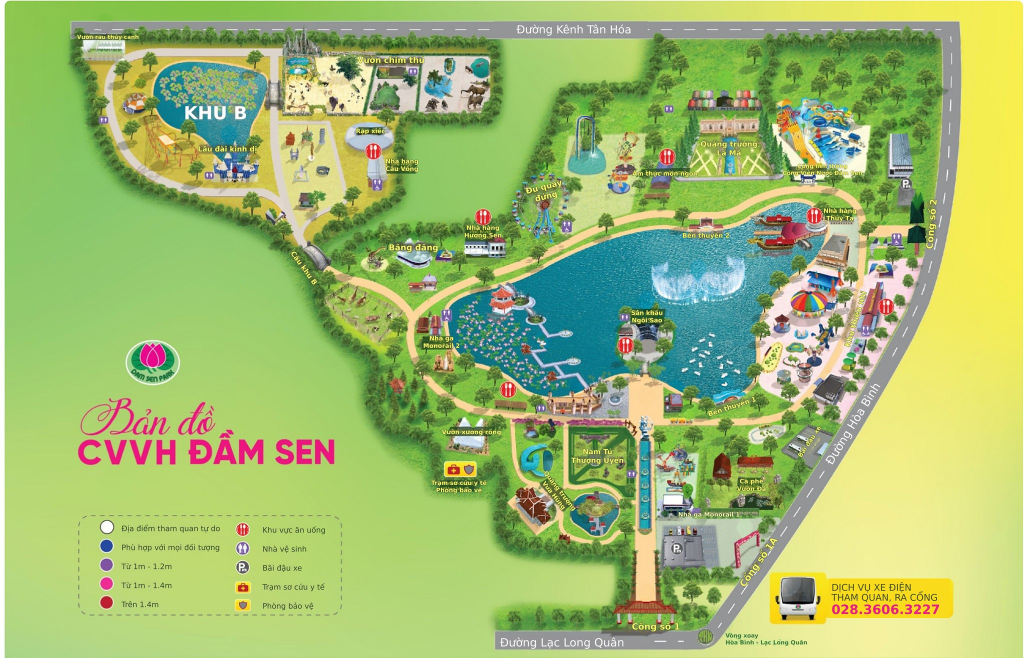
#> input picture data/walkways-new/dam-sen-map.jpg, 2048 x 1315 px (shown at 1/2 size)
$ python fit_silhouette.py --image ../../../../data/walkways-new/dam-sen-map.jpg --out out.png
#> lines starting #> are read from the running program, lines starting #| are printed output that depends on the picture; after the words box and inside, x2 and y2 are one past the last pixel; in counts of white or black regions, pixels touching at a corner belong together
#!/usr/bin/env python3
"""Affine georeference of a map picture by its park outline + lakes (no scipy/cv2).

    python3 apps/visitor-web/scripts/georeference-illustrated-map/fit_silhouette.py \
        --image apps/visitor-web/public/maps/damsen-illustrated-2.jpg \
        --out apps/visitor-web/public/maps/damsen-illustrated-2.georef.json \
        --ignore 540,0,9999,155 --ignore 30,220,195,270

Works for stylized pictures that draw the park on a plain background (pale
corner colour): the silhouette of everything that is not background is laid over
the OSM park boundary (way 32735046) together with the painted lakes over the
OSM lake, solving an affine map (rotation, scale, shear, shift). `--ignore x0,y0,x1,y1`
masks title/logo/label boxes. Provisional: check the printed IoUs and the overlay.
"""

import argparse
import json
import math
import random
from collections import deque
from pathlib import Path

import numpy as np
from PIL import Image, ImageDraw

HERE = Path(__file__).resolve().parent
APP = HERE.parents[1]
WALKWAYS = APP / "public/data/damsen-osm-walkways.geojson"
LAKES = HERE / "osm-lake-relation-5445124.json"
PARK = HERE / "osm-park-boundary-32735046.json"
LON0, LAT0 = 106.6385, 10.764
KX, KY = math.cos(math.radians(LAT0)) * 111320, 110574
WORK = 520  # longest side of the working raster


def to_m(lon, lat):
    return ((lon - LON0) * KX, (lat - LAT0) * KY)


def flood(mask, seeds_of_interest=None):
    h, w = mask.shape
    label = np.zeros((h, w), int)
    sizes, n = {}, 0
    for y0 in range(h):
        for x0 in range(w):
            if mask[y0, x0] and label[y0, x0] == 0:
                n += 1
                label[y0, x0] = n
                queue, size = deque([(y0, x0)]), 0
                while queue:
                    y, x = queue.popleft()
                    size += 1
                    for yy, xx in ((y + 1, x), (y - 1, x), (y, x + 1), (y, x - 1)):
                        if 0 <= yy < h and 0 <= xx < w and mask[yy, xx] and label[yy, xx] == 0:
                            label[yy, xx] = n
                            queue.append((yy, xx))
                sizes[n] = size
    return label, sizes


def close(mask, r):
    def dilate(a):
        out = a.copy()
        for k in range(1, r + 1):
            out[:-k] |= a[k:]
            out[k:] |= a[:-k]
        o2 = out.copy()
        for k in range(1, r + 1):
            o2[:, :-k] |= out[:, k:]
            o2[:, k:] |= out[:, :-k]
        return o2

    return ~dilate(~dilate(mask))


def fill_holes(mask):
    h, w = mask.shape
    outside = ~mask
    seen = np.zeros_like(mask)
    queue = deque([(0, 0)])
    seen[0, 0] = True
    while queue:
        y, x = queue.popleft()
        for yy, xx in ((y + 1, x), (y - 1, x), (y, x + 1), (y, x - 1)):
            if 0 <= yy < h and 0 <= xx < w and outside[yy, xx] and not seen[yy, xx]:
                seen[yy, xx] = True
                queue.append((yy, xx))
    return ~seen


def ring(ways):
    ways = [[to_m(*p) for p in w] for w in ways]
    out = ways.pop(0)
    while ways:
        for i, w in enumerate(ways):
            if np.allclose(out[-1], w[0], atol=0.5):
                out += w[1:]
            elif np.allclose(out[-1], w[-1], atol=0.5):
                out += w[::-1][1:]
            else:
                continue
            ways.pop(i)
            break
        else:
            break
    return out


def main():
    ap = argparse.ArgumentParser()
    ap.add_argument("--image", type=Path, required=True)
    ap.add_argument("--out", type=Path, required=True)
    ap.add_argument("--ignore", action="append", default=[], help="x0,y0,x1,y1 in image pixels")
    ap.add_argument("--background", help="r,g,b of the plain background (default: top-left corner)")
    ap.add_argument("--mirror", action="store_true", help="also try mirrored layouts (off: a map is not mirrored)")
    ap.add_argument("--w-park", type=float, default=1.0, help="weight of the park outline overlap")
    ap.add_argument("--w-lake", type=float, default=0.6, help="weight of the lake overlap")
    args = ap.parse_args()

    pixels = np.array(Image.open(args.image).convert("RGB")).astype(int)
    height, width = pixels.shape[:2]
#> height = 1315; width = 2048
    bg = np.array(list(map(int, args.background.split(",")))) if args.background else pixels[:12, :12].reshape(-1, 3).mean(0)
#> bg = [244.4, 248.8, 237.7]
    k = max(height, width) / WORK  # image px per working px
#> k = 3.94
    nw, nh = round(width / k), round(height / k)
#> nw = 520; nh = 334

    def small(mask):
        return np.array(Image.fromarray(mask.astype("uint8") * 255).resize((nw, nh), Image.NEAREST)) > 0

    ignore = np.zeros((height, width), bool)
    for box in args.ignore:
        x0, y0, x1, y1 = map(int, box.split(","))
        ignore[y0:y1, x0:x1] = True
    park_px = (np.abs(pixels - bg).sum(2) > 40) & ~ignore
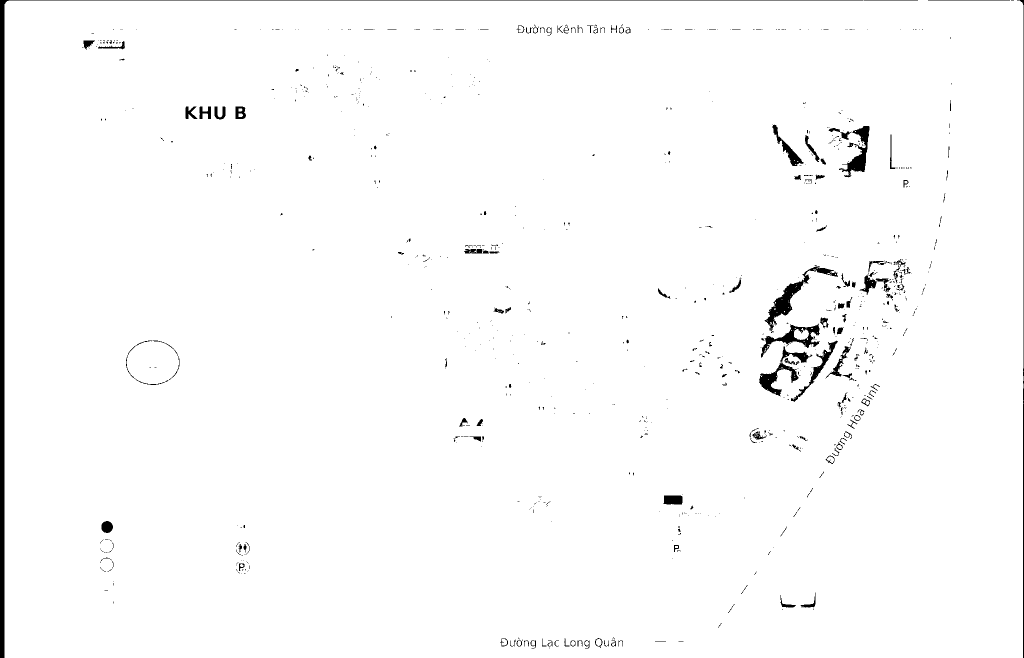
#> park_px: shape (1315, 2048) bool (shown at 1/2 size); 98.4% white; 900 black regions (740 under 20 px), largest, box (x1, y1, x2, y2) and area: (0, 0, 1726, 1315) 13577, (1529, 530, 1676, 666) 3014, (1518, 693, 1625, 793) 2287
    silhouette = fill_holes(close(small(park_px), 3))
#> in small, `return np.array(Image.fromarray(mask.astype("uint8") * 255).resize((nw..`:
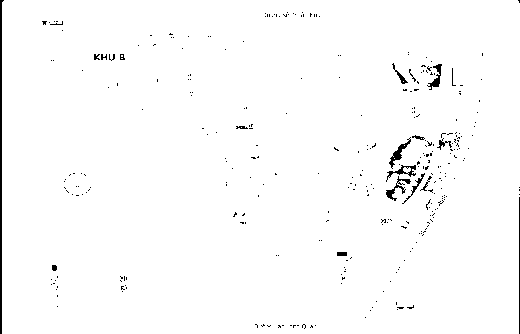
#> returned value: shape (334, 520) bool; 98.5% white; 314 black regions (294 under 20 px), largest, box (x1, y1, x2, y2) and area: (0, 0, 4, 334) 671, (389, 137, 411, 169) 166, (386, 176, 411, 201) 158
#> after the loop in dilate, `for k in range(1, r + 1):`:
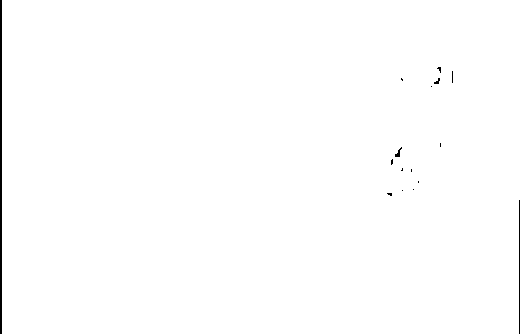
#> out: shape (334, 520) bool; 99.5% white; 16 black regions (13 under 20 px), largest, box (x1, y1, x2, y2) and area: (0, 0, 2, 334) 668, (519, 200, 520, 334) 134, (395, 147, 402, 157) 29
#> after the loop in dilate, `for k in range(1, r + 1):`: o2: shape (334, 520) bool; 0.53% of pixels changed, all inside (x1, y1, x2, y2) = (0, 0, 520, 334)
#> in dilate (call 2), `out = a.copy()`: out: shape (334, 520) bool; every value is 0
#> in fill_holes, `h, w = mask.shape`: w = 520
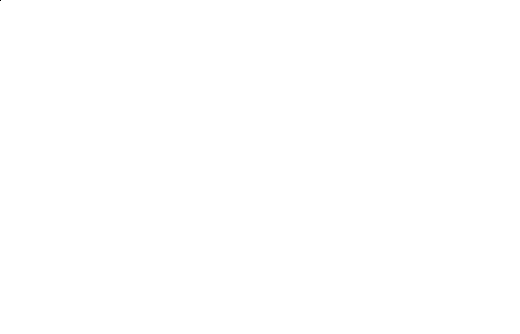
#> silhouette: shape (334, 520) bool; 100% white; black in thin lines or dots, all inside (x1, y1, x2, y2) = (0, 0, 1, 1)
    label, sizes = flood(silhouette)
#> sizes = {1: 173679}
    keep = [i for i, s in sizes.items() if s > 0.02 * nw * nh]
#> keep = [1]
    silhouette = np.isin(label, keep)
    water = (pixels[:, :, 0] < 110) & (pixels[:, :, 1] > 140) & (pixels[:, :, 2] > 200) & ~ignore
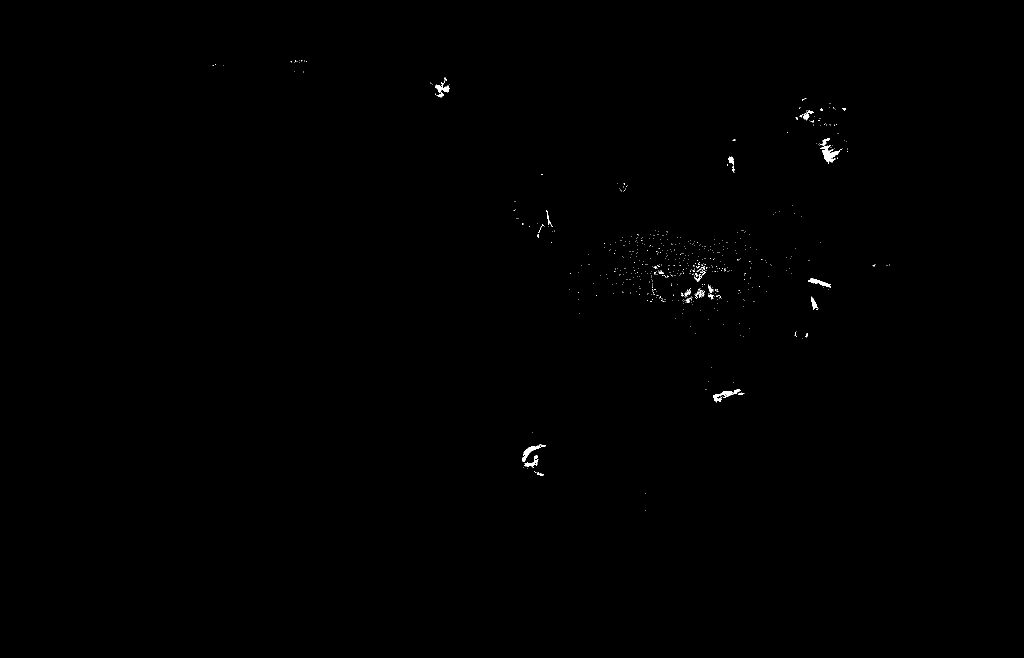
#> water: shape (1315, 2048) bool (shown at 1/2 size); 0.17% white; 577 white regions (547 under 20 px), largest, box (x1, y1, x2, y2) and area: (1640, 291, 1680, 325) 558, (1044, 889, 1092, 924) 395, (1427, 782, 1467, 805) 334
    wl, ws = flood(small(water))
#> in small (call 2), `return np.array(Image.fromarray(mask.astype("uint8") * 255).resize((nw..`:
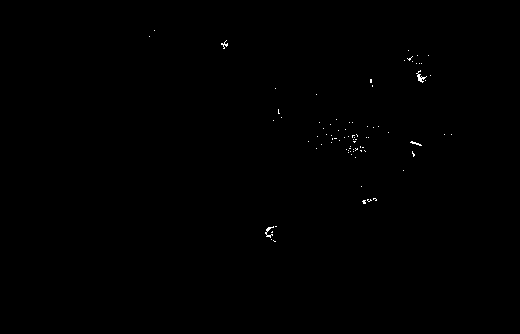
#> returned value: shape (334, 520) bool; 0.17% white in thin lines or dots, all inside (x1, y1, x2, y2) = (149, 30, 452, 242)
#> after the loop in flood (call 2), `for y0 in range(h):`: label: shape (334, 520) int64; 105 distinct labels, from 0 to 104
#> ws = 104 items
    lakes = close(np.isin(wl, [i for i, s in sorted(ws.items(), key=lambda kv: -kv[1])[:2] if s > 0.002 * nw * nh]), 3)
    print("working size", nw, nh, "silhouette", int(silhouette.sum()), "lakes", int(lakes.sum()))
#| working size 520 334 silhouette 173679 lakes 0

    data = json.loads(LAKES.read_text())
#> (reads apps/visitor-web/scripts/georeference-illustrated-map/osm-lake-relation-5445124.json from the repository)
    outer = ring([m["geometry"] for m in data["members"] if m["role"] == "outer"])
    inner = [[to_m(*p) for p in m["geometry"]] for m in data["members"] if m["role"] == "inner"]
    boundary = [to_m(*p) for p in json.loads(PARK.read_text())["geometry"]]
#> (reads apps/visitor-web/scripts/georeference-illustrated-map/osm-park-boundary-32735046.json from the repository)
    samples = []
    for f in json.loads(WALKWAYS.read_text())["features"]:
        pts = [to_m(*c) for c in f["geometry"]["coordinates"]]
        for p, q in zip(pts, pts[1:]):
            n = max(1, int(math.dist(p, q) / 3))
            samples += [(p[0] + (q[0] - p[0]) * i / n, p[1] + (q[1] - p[1]) * i / n) for i in range(n)]
    samples = np.array(samples)

    def apply(p, A):
        return (A[0] * p[0] + A[1] * p[1] + A[4], A[2] * p[0] + A[3] * p[1] + A[5])

    def raster(rings, holes, A):
        img = Image.new("L", (nw, nh), 0)
        d = ImageDraw.Draw(img)
        for r in rings:
            d.polygon([apply(p, A) for p in r], fill=1)
        for h in holes:
            d.polygon([apply(p, A) for p in h], fill=0)
        return np.array(img).astype(bool)

    def iou(a, b):
        u = (a | b).sum()
        return float((a & b).sum() / u) if u else 0.0

    def water_share(A):
        X = A[0] * samples[:, 0] + A[1] * samples[:, 1] + A[4]
        Y = A[2] * samples[:, 0] + A[3] * samples[:, 1] + A[5]
        ok = (X >= 0) & (X < nw) & (Y >= 0) & (Y < nh)
        hit = lakes[np.clip(Y.round().astype(int), 0, nh - 1), np.clip(X.round().astype(int), 0, nw - 1)]
        return float(hit[ok].mean()) if ok.any() else 1.0

    def inside_share(A):
        X = A[0] * samples[:, 0] + A[1] * samples[:, 1] + A[4]
        Y = A[2] * samples[:, 0] + A[3] * samples[:, 1] + A[5]
        ok = (X >= 0) & (X < nw) & (Y >= 0) & (Y < nh)
        hit = silhouette[np.clip(Y.round().astype(int), 0, nh - 1), np.clip(X.round().astype(int), 0, nw - 1)]
        return float((hit & ok).mean())

    def score(A):
        i_park = iou(raster([boundary], [], A), silhouette)
        i_lake = iou(raster([outer], inner, A), lakes)
        ws, inside = water_share(A), inside_share(A)
        return args.w_park * i_park + args.w_lake * i_lake - 2 * ws + 0.5 * inside, i_park, i_lake, ws, inside

    def similarity(s, deg, tx, ty, flip):
        t = math.radians(deg)
        c, sn = math.cos(t), math.sin(t)
        return [s * c, -s * sn, -s * sn * flip, -s * c * flip, tx, ty]

    B = np.array(boundary)
    L = np.array(outer)
    area_img = silhouette.sum()
    area_osm = 0.5 * abs(sum(B[i, 0] * B[(i + 1) % len(B), 1] - B[(i + 1) % len(B), 0] * B[i, 1] for i in range(len(B))))
    s0 = math.sqrt(area_img / area_osm)
    ys, xs = np.nonzero(silhouette)
    ly, lx = np.nonzero(lakes)
    best = None
    candidates = []
    for flip in (1, -1) if args.mirror else (1,):
        for deg in range(0, 360, 5):
            # Align either the park centroids or the lake centroids; keep the better.
            for src, dst in (((B[:, 0].mean(), B[:, 1].mean()), (xs.mean(), ys.mean())), ((L[:, 0].mean(), L[:, 1].mean()), (lx.mean(), ly.mean()))):
                A = similarity(s0, deg, 0, 0, flip)
                px, py = apply(src, A)
                A[4], A[5] = dst[0] - px, dst[1] - py
                sc = score(A)
                candidates.append((sc, deg, flip))
                if best is None or sc[0] > best[0][0]:
                    best = (sc, deg, flip, A)
    for sc, deg, flip in sorted(candidates, key=lambda c: -c[0][0])[:4]:
        print(f"coarse rot {deg:3d} flip {flip:2d}: park IoU {sc[1]:.3f} lake IoU {sc[2]:.3f} water {sc[3]:.3f}")
    sim_scores, deg0, flip0, A = best
    current = (score(A)[0], A)
    rng = random.Random(5)
    for it in range(5000):
        f = 0.3 if it > 3000 else 1.0
        cand = [
            A[0] * (1 + rng.gauss(0, 0.01 * f)),
            A[1] + rng.gauss(0, 0.01 * f) * abs(A[0]),
            A[2] + rng.gauss(0, 0.01 * f) * abs(A[0]),
            A[3] * (1 + rng.gauss(0, 0.01 * f)),
            A[4] + rng.gauss(0, 1.2 * f),
            A[5] + rng.gauss(0, 1.2 * f),
        ]
        if (v := score(cand)[0]) > current[0]:
            current, A = (v, cand), cand
    final = score(A)
    a, b, c, d, tx, ty = [v * k for v in A]
    det = a * d - b * c

    def pixel_to_lonlat(X, Y):
        x = (d * (X - tx) - b * (Y - ty)) / det
        y = (-c * (X - tx) + a * (Y - ty)) / det
        return [round(LON0 + x / KX, 7), round(LAT0 + y / KY, 7)]

    result = {
        "status": "provisional",
        "method": "affine fit of the OSM park boundary + lake to the picture's outline and painted lakes",
        "image": args.image.name,
        "imageSizePx": [width, height],
        "rotationDegreesCoarse": deg0,
        "mirrored": flip0 == -1,
        "metresPerPixel": [round(1 / math.hypot(a, c), 3), round(1 / math.hypot(b, d), 3)],
        "parkOutlineIoU": round(final[1], 3),
        "lakeIoU": round(final[2], 3),
        "osmFootpathSamplesOnPaintedWater": round(final[3], 3),
        "osmFootpathSamplesInsidePark": round(final[4], 3),
        "similarityOnlyBaseline": {"parkOutlineIoU": round(sim_scores[1], 3), "lakeIoU": round(sim_scores[2], 3)},
        "note": "Outline fit of a stylized picture; the outline is not surveyed. Verify on site before trusting.",
        "corners": [
            pixel_to_lonlat(0, 0),
            pixel_to_lonlat(width, 0),
            pixel_to_lonlat(width, height),
            pixel_to_lonlat(0, height),
        ],
    }
    args.out.write_text(json.dumps(result, indent=2) + "\n")
    print(json.dumps({key: v for key, v in result.items() if key != "corners"}, indent=2))


if __name__ == "__main__":
#> (the run stopped early here; a loop or call above may not have finished)
